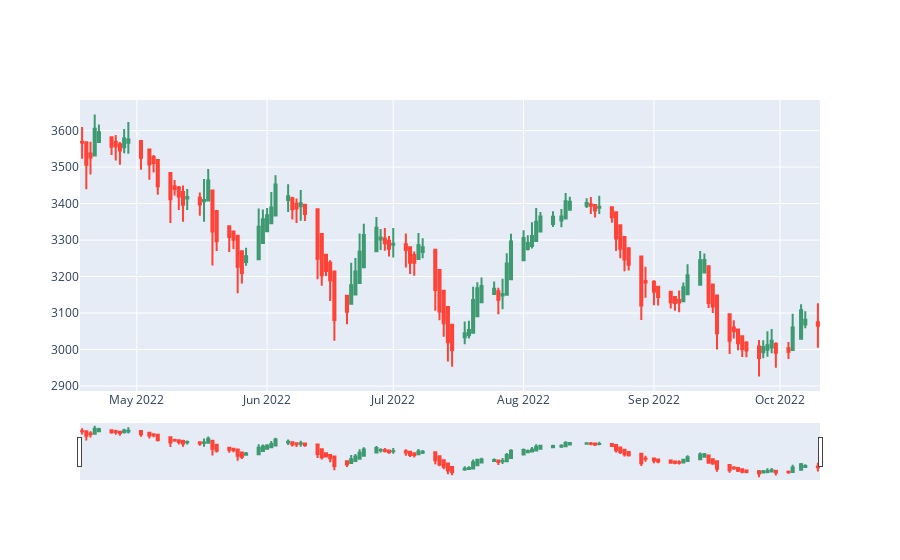

Here is the notebook cell this chart was saved with:
### Code cell
fig = go.Figure(data=[go.Candlestick(x=data.index,
                        open=HAdata.Open,
                        high=HAdata.High,
                        low=HAdata.Low,
                        close=HAdata.Close)])
fig.show()
